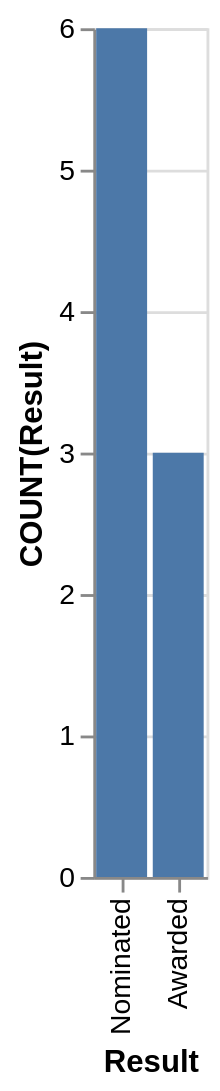

Specify this chart in Vega-Lite:
### Vega-Lite specification from a JSON file in a GitHub repository (floating-point values rounded to 4 significant figures)
{"data": {"values": [{"x_data": "Nominated", "y_data": 6}, {"x_data": "Awarded", "y_data": 3}]}, "mark": "bar", "encoding": {"x": {"field": "x_data", "type": "nominal", "title": "Result", "sort": "descending"}, "y": {"field": "y_data", "type": "quantitative", "title": "COUNT(Result)"}}}
